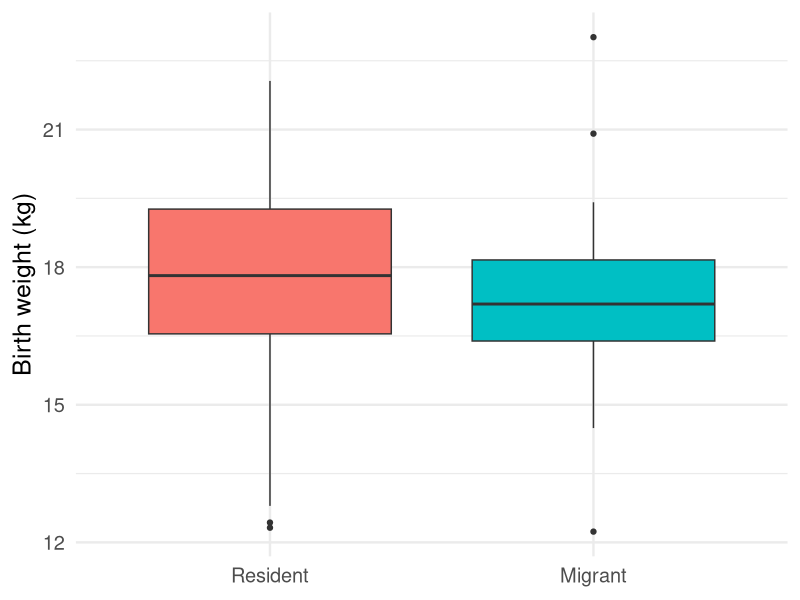
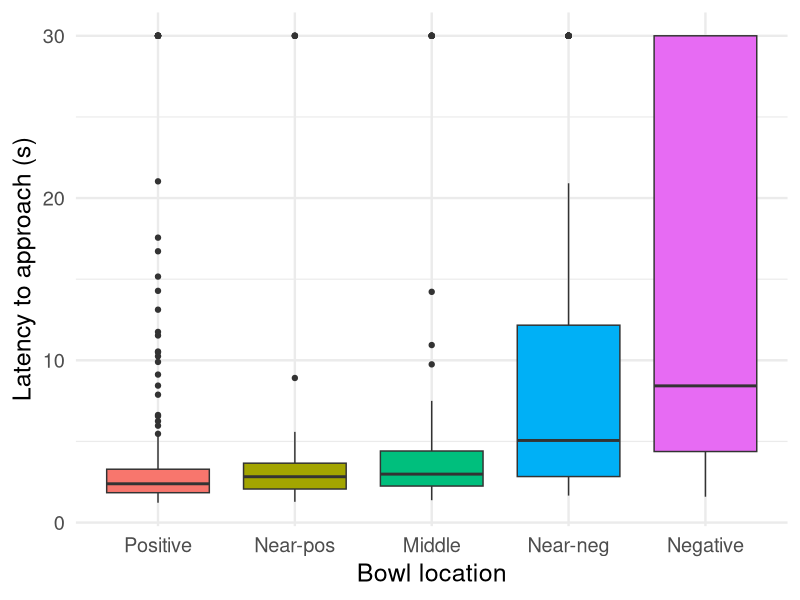
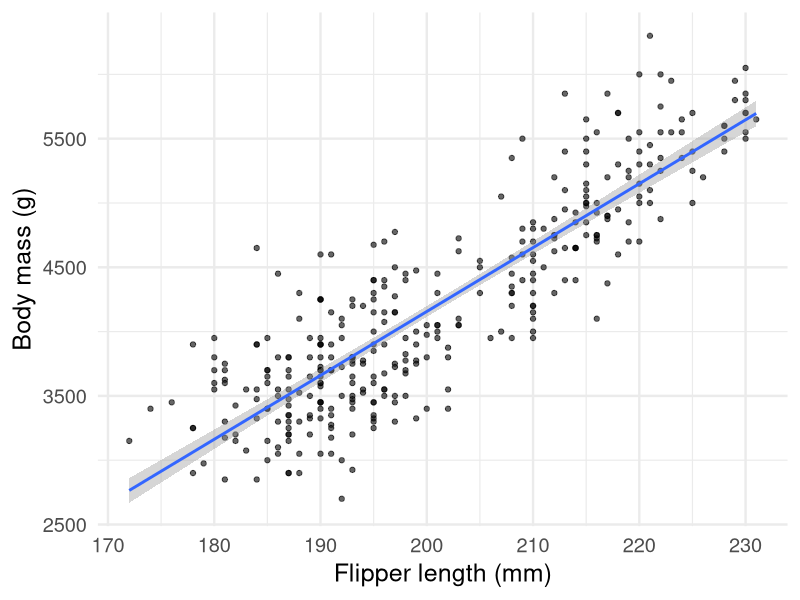
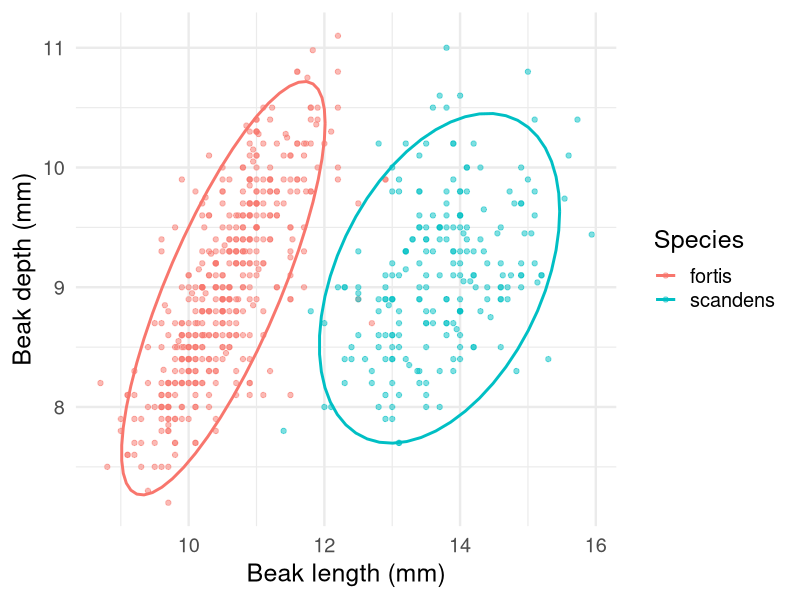

Recreate these plots in R, in order.
## ---- chunk 1
#| label: setup-journey
#| include: false
library(ggplot2)
## ---- chunk 2
#| label: elk-birthweight
#| code-fold: true
#| warning: false
#| message: false
elk <- read.csv("data/elk_calf_clean.csv")
elk$mig_status <- factor(elk$mig_status,
  levels = c("Resident", "Eastern"),
  labels = c("Resident", "Migrant")
)

ggplot(elk, aes(x = mig_status, y = birth_wt, fill = mig_status)) +
  geom_boxplot(show.legend = FALSE) +
  labs(x = NULL, y = "Birth weight (kg)") +
  theme_minimal(base_size = 18)
## ---- chunk 3
#| label: dog-odour
#| code-fold: true
#| warning: false
#| message: false
dogs <- read.csv("data/dog_odour_clean.csv")
dogs$location <- factor(dogs$location,
  levels = c("P", "NP", "M", "NN", "N"),
  labels = c("Positive", "Near-pos", "Middle", "Near-neg", "Negative")
)

ggplot(dogs, aes(x = location, y = latency, fill = location)) +
  geom_boxplot(show.legend = FALSE) +
  labs(x = "Bowl location", y = "Latency to approach (s)") +
  theme_minimal(base_size = 18)
## ---- chunk 4
#| label: penguin-regression
#| code-fold: true
#| warning: false
#| message: false
penguins <- palmerpenguins::penguins

ggplot(penguins, aes(x = flipper_length_mm, y = body_mass_g)) +
  geom_point(alpha = 0.6) +
  geom_smooth(method = "lm") +
  labs(x = "Flipper length (mm)", y = "Body mass (g)") +
  theme_minimal(base_size = 18)
## ---- chunk 5
#| label: darwin-finches
#| code-fold: true
#| warning: false
#| message: false
finches <- read.csv("data/darwin_finches_clean.csv")

ggplot(finches, aes(x = beak_length, y = beak_depth, colour = species)) +
  geom_point(alpha = 0.5) +
  stat_ellipse(linewidth = 1) +
  labs(x = "Beak length (mm)", y = "Beak depth (mm)", colour = "Species") +
  theme_minimal(base_size = 18)
